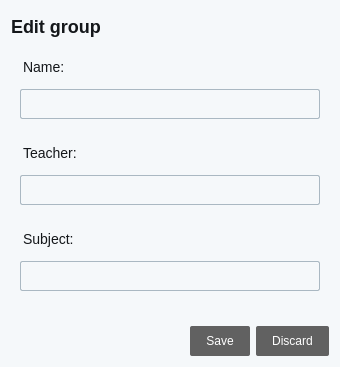
<?xml version="1.0" encoding="UTF-8"?>
<ui version="4.0">
 <class>EditGroupForm</class>
 <widget class="QDialog" name="EditGroupForm">
  <property name="geometry">
   <rect>
    <x>0</x>
    <y>0</y>
    <width>340</width>
    <height>367</height>
   </rect>
  </property>
  <property name="minimumSize">
   <size>
    <width>340</width>
    <height>367</height>
   </size>
  </property>
  <property name="maximumSize">
   <size>
    <width>340</width>
    <height>367</height>
   </size>
  </property>
  <property name="windowTitle">
   <string>Dialog</string>
  </property>
  <property name="styleSheet">
   <string notr="true">background: #F5F8FA;
color: #14171A;
font-family:&quot;Segoe UI&quot;,Roboto,&quot;Helvetica Neue&quot;,Arial,&quot;Noto Sans&quot;,sans-serif,&quot;Apple Color Emoji&quot;,&quot;Segoe UI Emoji&quot;,&quot;Segoe UI Symbol&quot;,&quot;Noto Color Emoji&quot;</string>
  </property>
  <layout class="QVBoxLayout" name="verticalLayout">
   <item>
    <widget class="QLabel" name="headerTitle">
     <property name="minimumSize">
      <size>
       <width>0</width>
       <height>30</height>
      </size>
     </property>
     <property name="maximumSize">
      <size>
       <width>16777215</width>
       <height>50</height>
      </size>
     </property>
     <property name="styleSheet">
      <string notr="true">font-size:18px;
font-weight: 500;</string>
     </property>
     <property name="text">
      <string>Edit group</string>
     </property>
    </widget>
   </item>
   <item>
    <widget class="QWidget" name="nameWidget" native="true">
     <property name="minimumSize">
      <size>
       <width>0</width>
       <height>80</height>
      </size>
     </property>
     <layout class="QVBoxLayout" name="verticalLayout_2">
      <item>
       <widget class="QLabel" name="nameLabel">
        <property name="styleSheet">
         <string notr="true">padding-bottom: 6px;
font-size:14px;</string>
        </property>
        <property name="text">
         <string>Name:</string>
        </property>
       </widget>
      </item>
      <item>
       <widget class="QLineEdit" name="nameInput">
        <property name="styleSheet">
         <string notr="true">QLineEdit{
	padding: 6px 4px;
	border: 1px solid #aab8c2;
	border-radius: 2px;
}
QLineEdit:hover, QLineEdit:focus{
	border: 1px solid #14171a;
}</string>
        </property>
       </widget>
      </item>
     </layout>
    </widget>
   </item>
   <item>
    <widget class="QWidget" name="teacherWidget" native="true">
     <property name="minimumSize">
      <size>
       <width>0</width>
       <height>80</height>
      </size>
     </property>
     <layout class="QVBoxLayout" name="verticalLayout_3">
      <item>
       <widget class="QLabel" name="teacherLabel">
        <property name="styleSheet">
         <string notr="true">padding-bottom: 6px;
font-size:14px;</string>
        </property>
        <property name="text">
         <string>Teacher:</string>
        </property>
       </widget>
      </item>
      <item>
       <widget class="QLineEdit" name="teacherInput">
        <property name="styleSheet">
         <string notr="true">QLineEdit{
	padding: 6px 4px;
	border: 1px solid #aab8c2;
	border-radius: 2px;
}
QLineEdit:hover, QLineEdit:focus{
	border: 1px solid #14171a;
}</string>
        </property>
       </widget>
      </item>
     </layout>
    </widget>
   </item>
   <item>
    <widget class="QWidget" name="subjectWidget" native="true">
     <property name="minimumSize">
      <size>
       <width>0</width>
       <height>80</height>
      </size>
     </property>
     <layout class="QVBoxLayout" name="verticalLayout_4">
      <item>
       <widget class="QLabel" name="subjectLabel">
        <property name="styleSheet">
         <string notr="true">padding-bottom: 6px;
font-size:14px;</string>
        </property>
        <property name="text">
         <string>Subject:</string>
        </property>
       </widget>
      </item>
      <item>
       <widget class="QLineEdit" name="subjectInput">
        <property name="styleSheet">
         <string notr="true">QLineEdit{
	padding: 6px 4px;
	border: 1px solid #aab8c2;
	border-radius: 2px;
}
QLineEdit:hover, QLineEdit:focus{
	border: 1px solid #14171a;
}</string>
        </property>
       </widget>
      </item>
     </layout>
    </widget>
   </item>
   <item>
    <spacer name="verticalSpacer">
     <property name="orientation">
      <enum>Qt::Vertical</enum>
     </property>
     <property name="sizeType">
      <enum>QSizePolicy::Fixed</enum>
     </property>
     <property name="sizeHint" stdset="0">
      <size>
       <width>20</width>
       <height>20</height>
      </size>
     </property>
    </spacer>
   </item>
   <item>
    <widget class="QDialogButtonBox" name="buttonBox">
     <property name="styleSheet">
      <string notr="true">QPushButton {
background: #616161;
border-radius: 2px;
color: #fff;
padding: 8px 16px;
}</string>
     </property>
     <property name="orientation">
      <enum>Qt::Horizontal</enum>
     </property>
     <property name="standardButtons">
      <set>QDialogButtonBox::Discard|QDialogButtonBox::Save</set>
     </property>
    </widget>
   </item>
  </layout>
 </widget>
 <resources/>
 <connections/>
</ui>
